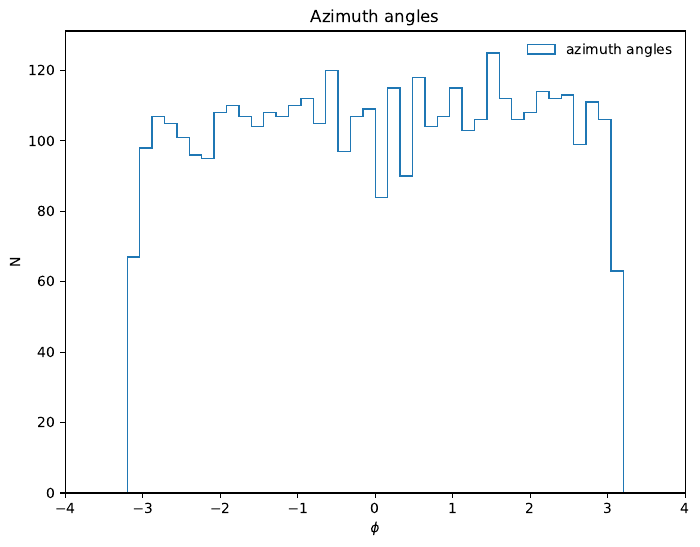

Write Python code to recreate this figure.
from matplotlib import pyplot as plt
from matplotlib.backends.backend_pdf import PdfPages
pp   = PdfPages('azimuth_angles.pdf')
tmp1 = plt.figure(1)
tmp1.set_size_inches(8.00,6.00)
plot = open('azimuth_angles-0.dat')
plot = [line.split() for line in plot]
valx = [float(x[0]) for x in plot]
valy = [float(x[1]) for x in plot]
vale = [float(x[2]) for x in plot]
plt.hist( valx, vale, weights = valy, histtype='step', label=r'azimuth angles')
plt.xlim( -4.000e+00, 4.000e+00)
plt.ylim( 0.000e+00, 1.312e+02)
plt.ticklabel_format(axis='y', style='sci', scilimits=(-2,3))
plt.legend(frameon=False,loc='best')
plt.title(r'Azimuth angles')
plt.xlabel(r'$\phi$')
plt.ylabel(r'N')
pp.savefig(tmp1,bbox_inches='tight')
plt.clf()
pp.close()
